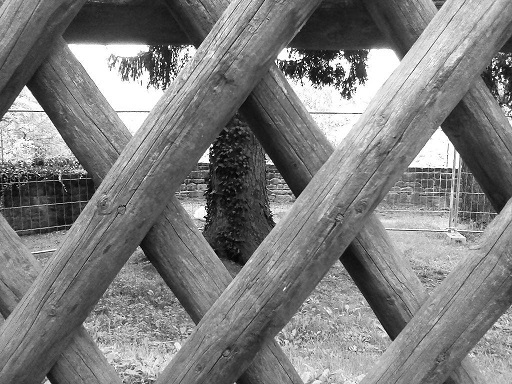
#> input picture images/Im101s.jpg, 512 x 384 px
$ jupyter execute 8.ipynb   (older library calls are emulated)
#> lines starting #> are read from the running program, lines starting #| are printed output that depends on the picture
[cell 1]
import cv2
import numpy as np
import matplotlib.pyplot as plt

[cell 2]
image = cv2.imread('images/Im101s.jpg')
#> image is the input picture: shape (384, 512, 3); min 0, max 255, mean 125.3

[cell 3]
box_blur = cv2.blur(image, (11, 11))
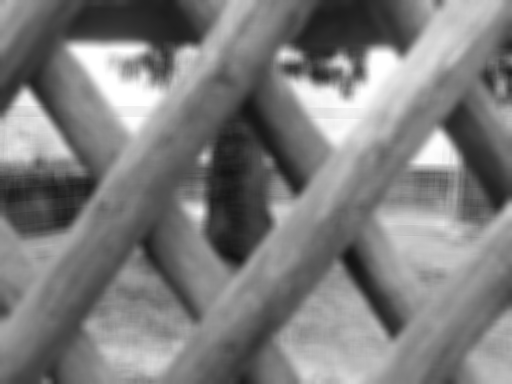
#> box_blur: shape (384, 512, 3); min 17, max 255, mean 125.3
cv2.imwrite('folder/box_blur.jpg', box_blur)
#> Out = True

[cell 4]
gaussian_blur = cv2.GaussianBlur(image, (11, 11), 0)
cv2.imwrite('folder/gaussian_blur.jpg', gaussian_blur)
#> Out = True

اعمال فیلتر لاپلاس

[cell 5]
laplacian_original = cv2.Laplacian(image, cv2.CV_64F)
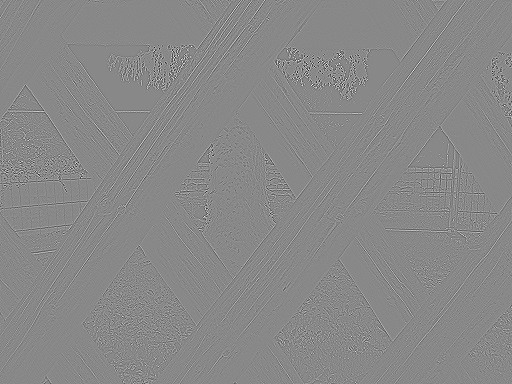
#> laplacian_original: shape (384, 512, 3) float64; min -945, max 821, mean 0; drawn with min black and max white
laplacian_box = cv2.Laplacian(box_blur, cv2.CV_64F)
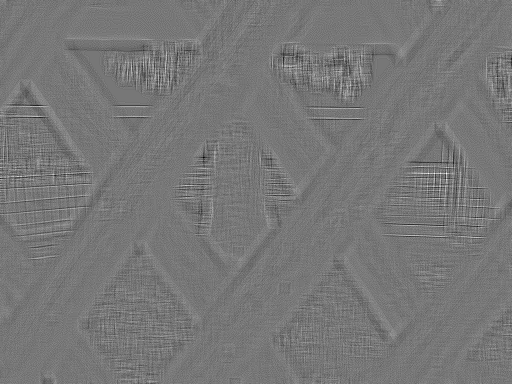
#> laplacian_box: shape (384, 512, 3) float64; min -30, max 34, mean 0; drawn with min black and max white
laplacian_gaussian = cv2.Laplacian(gaussian_blur, cv2.CV_64F)
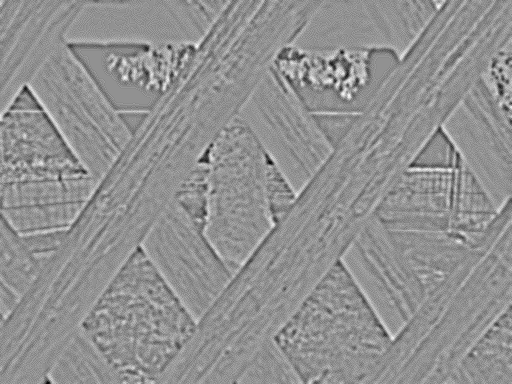
#> laplacian_gaussian: shape (384, 512, 3) float64; min -24, max 18, mean 0.000788; drawn with min black and max white

نرمال سازی

[cell 6]
laplacian_original_normalized = cv2.normalize(laplacian_original, None, 0, 255, cv2.NORM_MINMAX)
laplacian_box_normalized = cv2.normalize(laplacian_box, None, 0, 255, cv2.NORM_MINMAX)
laplacian_gaussian_normalized = cv2.normalize(laplacian_gaussian, None, 0, 255, cv2.NORM_MINMAX)

تبدیل به uint8

[cell 7]
laplacian_original_normalized = np.uint8(laplacian_original_normalized)
laplacian_box_normalized = np.uint8(laplacian_box_normalized)
laplacian_gaussian_normalized = np.uint8(laplacian_gaussian_normalized)

[cell 8]
cv2.imwrite('laplacian_original.jpg', laplacian_original_normalized)
cv2.imwrite('laplacian_box_blur.jpg', laplacian_box_normalized)
cv2.imwrite('laplacian_gaussian_blur.jpg', laplacian_gaussian_normalized)
#> Out = True

[cell 9]
# نمایش تصاویر
plt.figure(figsize=(12, 8))

# تصویر اصلی
plt.subplot(2, 4, 1)
plt.imshow(cv2.cvtColor(image, cv2.COLOR_BGR2RGB))
plt.title("Original Image")
plt.axis('off')

# تصویر با فیلتر Box
plt.subplot(2, 4, 2)
plt.imshow(cv2.cvtColor(box_blur, cv2.COLOR_BGR2RGB))
plt.title("Box Filter")
plt.axis('off')

# تصویر با فیلتر Gaussian
plt.subplot(2, 4, 3)
plt.imshow(cv2.cvtColor(gaussian_blur, cv2.COLOR_BGR2RGB))
plt.title("Gaussian Filter")
plt.axis('off')

# تصویر لاپلاس از تصویر اصلی
plt.subplot(2, 4, 5)
plt.imshow(laplacian_original_normalized, cmap='gray')
plt.title("Laplacian - Original")
plt.axis('off')

# تصویر لاپلاس از تصویر با فیلتر Box
plt.subplot(2, 4, 6)
plt.imshow(laplacian_box_normalized, cmap='gray')
plt.title("Laplacian - Box Filter")
plt.axis('off')

# تصویر لاپلاس از تصویر با فیلتر Gaussian
plt.subplot(2, 4, 7)
plt.imshow(laplacian_gaussian_normalized, cmap='gray')
plt.title("Laplacian - Gaussian Filter")
plt.axis('off')

plt.savefig('output_image2.png', dpi=300, bbox_inches='tight')
plt.tight_layout()
plt.show()

[cell 10]
# رسم هیستوگرام برای تصاویر
plt.figure(figsize=(12, 8))

# هیستوگرام تصویر اصلی
plt.subplot(2, 4, 1)
plt.hist(cv2.cvtColor(image, cv2.COLOR_BGR2GRAY).ravel(), bins=256, range=(0, 255), color='red')
plt.title("Histogram - Original Image")
plt.xlim(0, 255)

# هیستوگرام تصویر با فیلتر Box
plt.subplot(2, 4, 2)
plt.hist(cv2.cvtColor(box_blur, cv2.COLOR_BGR2GRAY).ravel(), bins=256, range=(0, 255), color='blue')
plt.title("Histogram - Box Filter")
plt.xlim(0, 255)

# هیستوگرام تصویر با فیلتر Gaussian
plt.subplot(2, 4, 3)
plt.hist(cv2.cvtColor(gaussian_blur, cv2.COLOR_BGR2GRAY).ravel(), bins=256, range=(0, 255), color='green')
plt.title("Histogram - Gaussian Filter")
plt.xlim(0, 255)

# هیستوگرام لاپلاس از تصویر اصلی
plt.subplot(2, 4, 5)
plt.hist(laplacian_original_normalized.ravel(), bins=256, range=(0, 255), color='red')
plt.title("Histogram - Laplacian Original")
plt.xlim(0, 255)

# هیستوگرام لاپلاس از تصویر با فیلتر Box
plt.subplot(2, 4, 6)
plt.hist(laplacian_box_normalized.ravel(), bins=256, range=(0, 255), color='blue')
plt.title("Histogram - Laplacian Box Filter")
plt.xlim(0, 255)

# هیستوگرام لاپلاس از تصویر با فیلتر Gaussian
plt.subplot(2, 4, 7)
plt.hist(laplacian_gaussian_normalized.ravel(), bins=256, range=(0, 255), color='green')
plt.title("Histogram - Laplacian Gaussian Filter")
plt.xlim(0, 255)


plt.savefig('output_hist2.png', dpi=400, bbox_inches='tight')
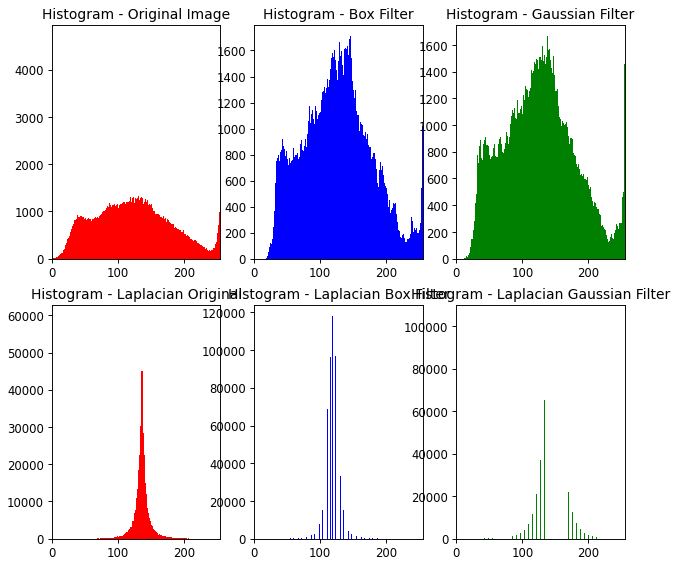
#> figure drawn by matplotlib, 6 panels; panel 1: tallest bar 4704 high, from x = 254 to 255; panel 2: tallest bar 1708 high, from x = 145.4 to 146.4; panel 3: tallest bar 1663 high, from x = 137.5 to 138.5; panel 4: tallest bar 59709 high, from x = 135.5 to 136.5
plt.tight_layout()
plt.show()
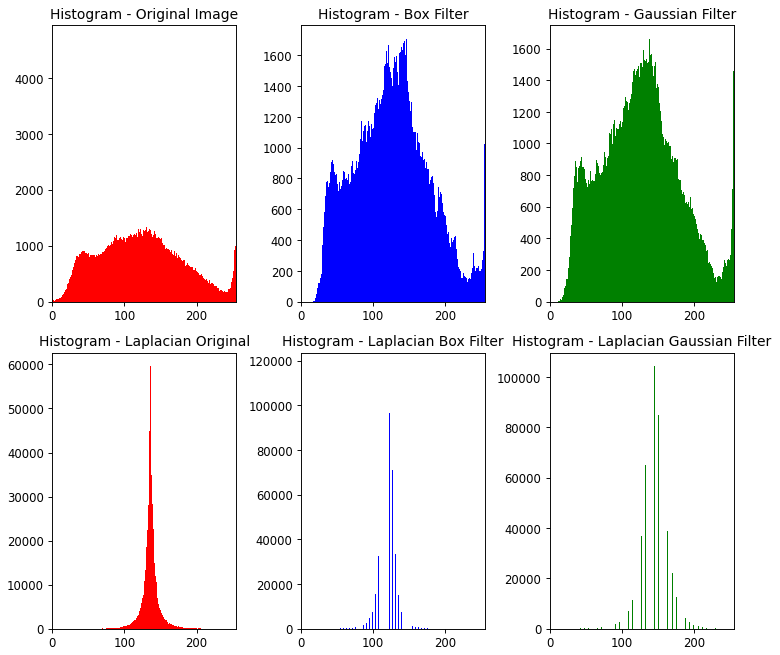
#> figure drawn by matplotlib, 6 panels; panel 1: tallest bar 4704 high, from x = 254 to 255; panel 2: tallest bar 1708 high, from x = 145.4 to 146.4; panel 3: tallest bar 1663 high, from x = 137.5 to 138.5; panel 4: tallest bar 59709 high, from x = 135.5 to 136.5

$ run again, with images/10000.jpg copied over images/Im101s.jpg
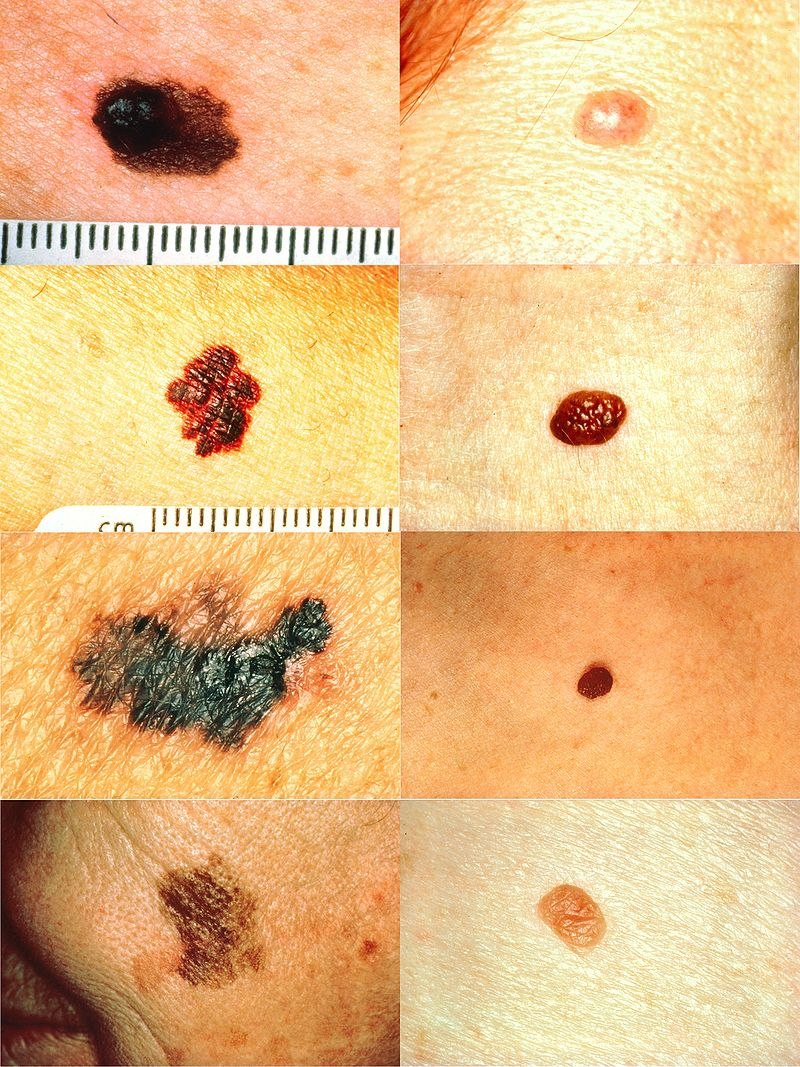
#> input picture images/10000.jpg, 800 x 1067 px
#> image is the input picture: shape (1067, 800, 3); mean B, G, R 132.2, 186.7, 228
#> `cv2.imwrite('folder/box_blur.jpg', box_blur)`: Out = True
#> `laplacian_original = cv2.Laplacian(image, cv2.CV_64F)`:
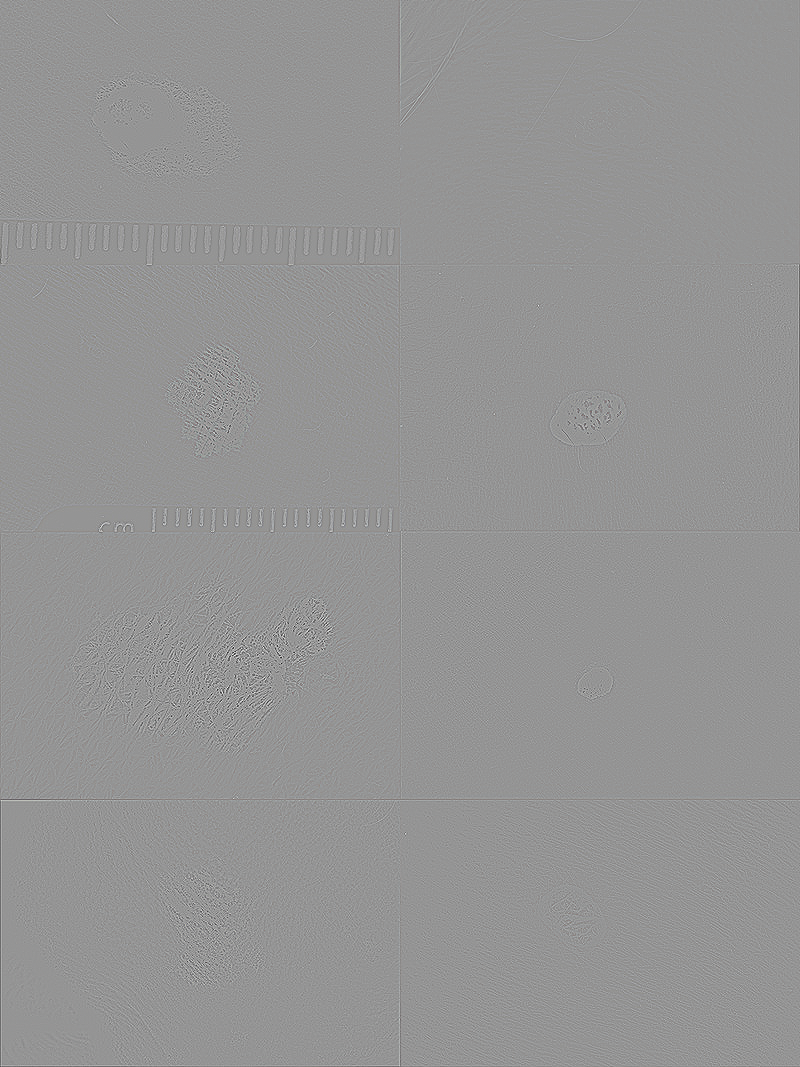
#> laplacian_original: shape (1067, 800, 3) float64; mean B, G, R -0.1, -0.1, -0.1; drawn with min black and max white
#> `laplacian_gaussian = cv2.Laplacian(gaussian_blur, cv2.CV_64F)`:
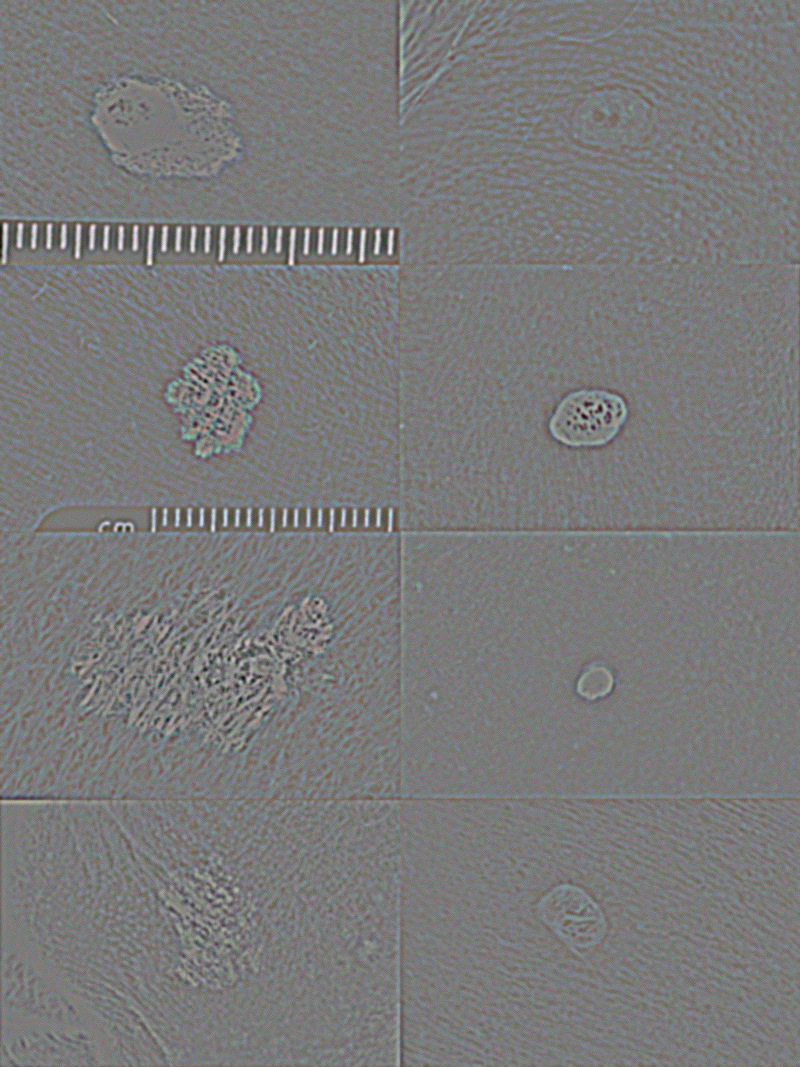
#> laplacian_gaussian: shape (1067, 800, 3) float64; mean B, G, R 0, 0, 0; drawn with min black and max white
